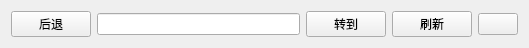
<?xml version="1.0" encoding="UTF-8"?>
<ui version="4.0">
 <class>LocationBar</class>
 <widget class="QWidget" name="LocationBar">
  <property name="geometry">
   <rect>
    <x>0</x>
    <y>0</y>
    <width>529</width>
    <height>48</height>
   </rect>
  </property>
  <property name="windowTitle">
   <string>Form</string>
  </property>
  <layout class="QGridLayout" name="gridLayout">
   <item row="0" column="1">
    <widget class="QLineEdit" name="lineEditAddr"/>
   </item>
   <item row="0" column="4">
    <widget class="QPushButton" name="pushButton_2">
     <property name="toolTip">
      <string>关于 LDE</string>
     </property>
     <property name="text">
      <string/>
     </property>
     <property name="icon">
      <iconset resource="rc.qrc">
       <normaloff>:/new/prefix1/res/21.png</normaloff>:/new/prefix1/res/21.png</iconset>
     </property>
     <property name="flat">
      <bool>false</bool>
     </property>
    </widget>
   </item>
   <item row="0" column="0">
    <widget class="QPushButton" name="pushButBack">
     <property name="text">
      <string>后退</string>
     </property>
    </widget>
   </item>
   <item row="0" column="3">
    <widget class="QPushButton" name="pushButton">
     <property name="text">
      <string>刷新</string>
     </property>
    </widget>
   </item>
   <item row="0" column="2">
    <widget class="QPushButton" name="pushButGoto">
     <property name="text">
      <string>转到</string>
     </property>
    </widget>
   </item>
  </layout>
 </widget>
 <resources>
  <include location="rc.qrc"/>
 </resources>
 <connections/>
</ui>
